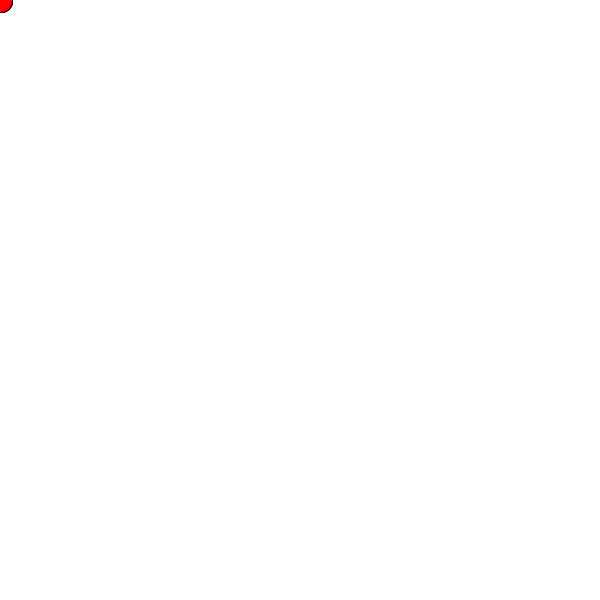
Frame 1 (no input)
Frame 60 (the mouse pressed at the canvas centre just before this capture): identical to frame 1, image omitted
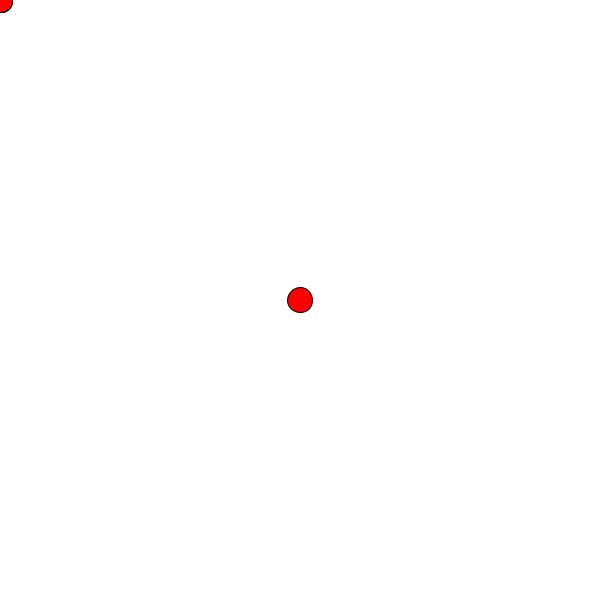
Frame 120 (the mouse held since frame 60 and released just before this capture)

The Processing sketch that drew these frames (run headless with seeded random() and noise(); from frame 60 on, the mouse is pressed at the canvas centre):

// Processing sketch: Array_001
// ── Array_001.pde
int[] positions = new int[20];
int index = 0;

void setup()
{
  // Set up Cavnis
  size(600, 600);
  background(255);
  fill(255, 0, 0);
}

void draw()
{
  // Draw Balls
  background(255);
  for(int i = 0; i < positions.length; i+=2) {
    ellipse(positions[i], positions[i+1], 25, 25);
  }
  println(positions);
  println("");
}

void mousePressed()
{
    positions[index++] = mouseX; // positions[index] = mouseX; index = index + 1;
    positions[index++] = mouseY; // positions[index] = mouseY; index = index + 1;
    index = index % positions.length;
}
